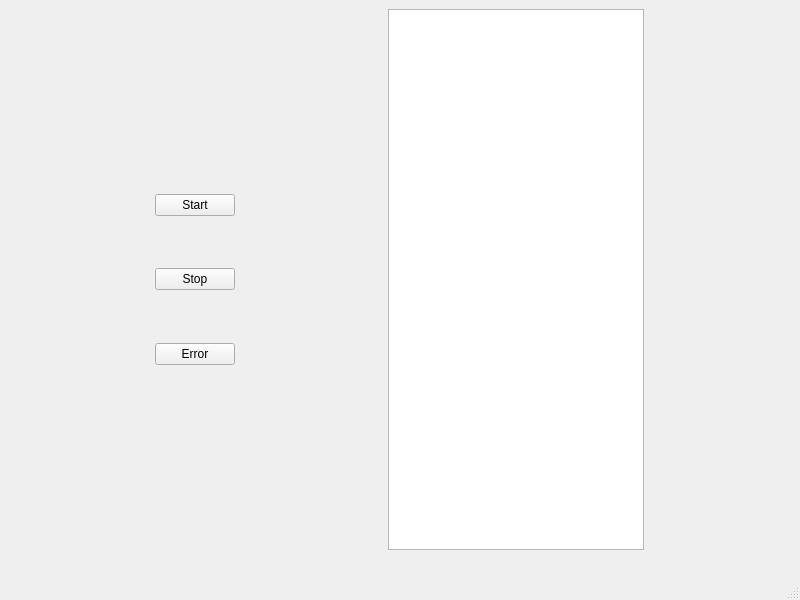
<?xml version="1.0" encoding="UTF-8"?>
<ui version="4.0">
 <class>MainWindow</class>
 <widget class="QMainWindow" name="MainWindow">
  <property name="geometry">
   <rect>
    <x>0</x>
    <y>0</y>
    <width>800</width>
    <height>600</height>
   </rect>
  </property>
  <property name="windowTitle">
   <string>MainWindow</string>
  </property>
  <widget class="QWidget" name="centralwidget">
   <widget class="QWidget" name="horizontalLayoutWidget">
    <property name="geometry">
     <rect>
      <x>9</x>
      <y>9</y>
      <width>781</width>
      <height>541</height>
     </rect>
    </property>
    <layout class="QHBoxLayout" name="horizontalLayout">
     <item>
      <spacer name="horizontalSpacer_3">
       <property name="orientation">
        <enum>Qt::Horizontal</enum>
       </property>
       <property name="sizeHint" stdset="0">
        <size>
         <width>40</width>
         <height>20</height>
        </size>
       </property>
      </spacer>
     </item>
     <item>
      <layout class="QVBoxLayout" name="verticalLayout">
       <item>
        <spacer name="verticalSpacer_9">
         <property name="orientation">
          <enum>Qt::Vertical</enum>
         </property>
         <property name="sizeHint" stdset="0">
          <size>
           <width>20</width>
           <height>40</height>
          </size>
         </property>
        </spacer>
       </item>
       <item>
        <spacer name="verticalSpacer_7">
         <property name="orientation">
          <enum>Qt::Vertical</enum>
         </property>
         <property name="sizeHint" stdset="0">
          <size>
           <width>20</width>
           <height>40</height>
          </size>
         </property>
        </spacer>
       </item>
       <item>
        <spacer name="verticalSpacer_3">
         <property name="orientation">
          <enum>Qt::Vertical</enum>
         </property>
         <property name="sizeHint" stdset="0">
          <size>
           <width>20</width>
           <height>40</height>
          </size>
         </property>
        </spacer>
       </item>
       <item>
        <spacer name="verticalSpacer">
         <property name="orientation">
          <enum>Qt::Vertical</enum>
         </property>
         <property name="sizeHint" stdset="0">
          <size>
           <width>20</width>
           <height>40</height>
          </size>
         </property>
        </spacer>
       </item>
       <item>
        <widget class="QPushButton" name="startButton">
         <property name="text">
          <string>Start</string>
         </property>
        </widget>
       </item>
       <item>
        <spacer name="verticalSpacer_5">
         <property name="orientation">
          <enum>Qt::Vertical</enum>
         </property>
         <property name="sizeHint" stdset="0">
          <size>
           <width>20</width>
           <height>40</height>
          </size>
         </property>
        </spacer>
       </item>
       <item>
        <widget class="QPushButton" name="stopButton">
         <property name="text">
          <string>Stop</string>
         </property>
        </widget>
       </item>
       <item>
        <spacer name="verticalSpacer_6">
         <property name="orientation">
          <enum>Qt::Vertical</enum>
         </property>
         <property name="sizeHint" stdset="0">
          <size>
           <width>20</width>
           <height>40</height>
          </size>
         </property>
        </spacer>
       </item>
       <item>
        <widget class="QPushButton" name="errorButton">
         <property name="text">
          <string>Error</string>
         </property>
        </widget>
       </item>
       <item>
        <spacer name="verticalSpacer_2">
         <property name="orientation">
          <enum>Qt::Vertical</enum>
         </property>
         <property name="sizeHint" stdset="0">
          <size>
           <width>20</width>
           <height>40</height>
          </size>
         </property>
        </spacer>
       </item>
       <item>
        <spacer name="verticalSpacer_4">
         <property name="orientation">
          <enum>Qt::Vertical</enum>
         </property>
         <property name="sizeHint" stdset="0">
          <size>
           <width>20</width>
           <height>40</height>
          </size>
         </property>
        </spacer>
       </item>
       <item>
        <spacer name="verticalSpacer_8">
         <property name="orientation">
          <enum>Qt::Vertical</enum>
         </property>
         <property name="sizeHint" stdset="0">
          <size>
           <width>20</width>
           <height>40</height>
          </size>
         </property>
        </spacer>
       </item>
       <item>
        <spacer name="verticalSpacer_10">
         <property name="orientation">
          <enum>Qt::Vertical</enum>
         </property>
         <property name="sizeHint" stdset="0">
          <size>
           <width>20</width>
           <height>40</height>
          </size>
         </property>
        </spacer>
       </item>
      </layout>
     </item>
     <item>
      <spacer name="horizontalSpacer">
       <property name="orientation">
        <enum>Qt::Horizontal</enum>
       </property>
       <property name="sizeHint" stdset="0">
        <size>
         <width>40</width>
         <height>20</height>
        </size>
       </property>
      </spacer>
     </item>
     <item>
      <widget class="QGraphicsView" name="graphicsView"/>
     </item>
     <item>
      <spacer name="horizontalSpacer_2">
       <property name="orientation">
        <enum>Qt::Horizontal</enum>
       </property>
       <property name="sizeHint" stdset="0">
        <size>
         <width>40</width>
         <height>20</height>
        </size>
       </property>
      </spacer>
     </item>
    </layout>
   </widget>
  </widget>
  <widget class="QMenuBar" name="menubar">
   <property name="geometry">
    <rect>
     <x>0</x>
     <y>0</y>
     <width>800</width>
     <height>22</height>
    </rect>
   </property>
  </widget>
  <widget class="QStatusBar" name="statusbar"/>
 </widget>
 <resources/>
 <connections/>
</ui>
